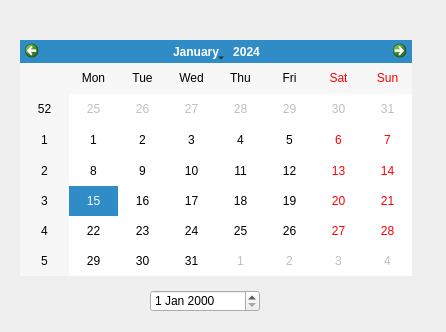
<?xml version="1.0" encoding="UTF-8"?>
<ui version="4.0">
 <class>Dialog</class>
 <widget class="QDialog" name="Dialog">
  <property name="geometry">
   <rect>
    <x>0</x>
    <y>0</y>
    <width>446</width>
    <height>332</height>
   </rect>
  </property>
  <property name="windowTitle">
   <string>Dialog</string>
  </property>
  <widget class="QCalendarWidget" name="calendarWidget">
   <property name="geometry">
    <rect>
     <x>20</x>
     <y>40</y>
     <width>392</width>
     <height>236</height>
    </rect>
   </property>
  </widget>
  <widget class="QDateEdit" name="dateEdit">
   <property name="geometry">
    <rect>
     <x>150</x>
     <y>290</y>
     <width>110</width>
     <height>22</height>
    </rect>
   </property>
  </widget>
 </widget>
 <resources/>
 <connections/>
</ui>
